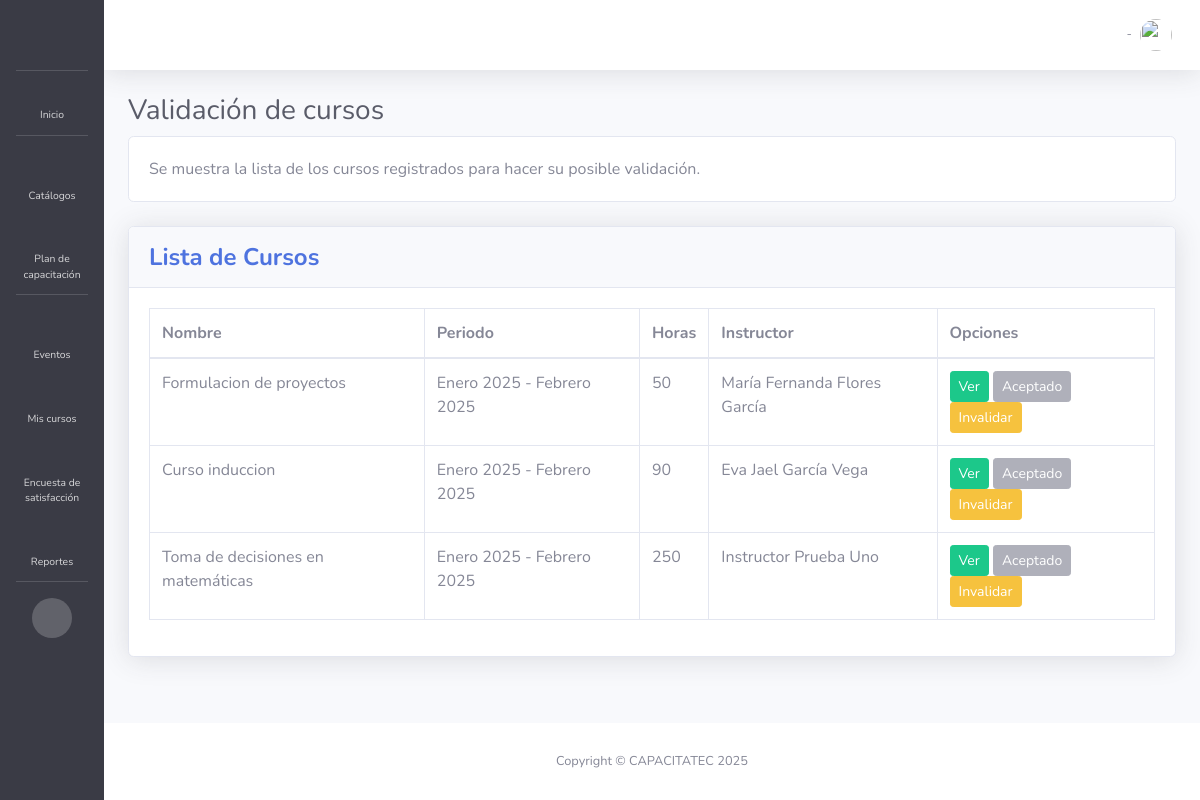
The page /plancapacitacion/validarcursolista/ (signed in) on the database as committed earlier.
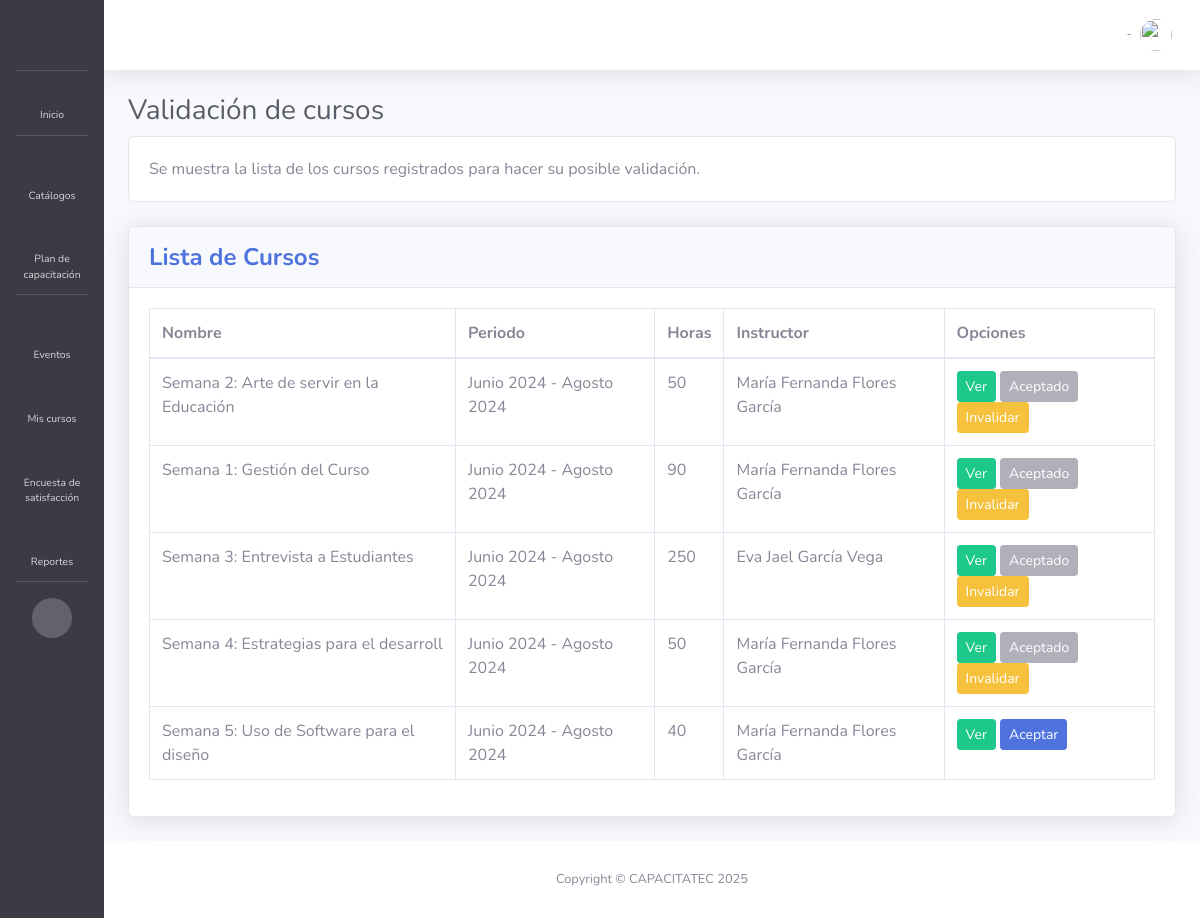
The same page on the database as committed later.
### plancapacitacion/models.py (models this page shows, shortened)
class ValidarCurso(models.Model):
    curso= models.ForeignKey(RegistroCurso, on_delete=models.CASCADE)
    class Meta:
        verbose_name_plural = 'Validación de cursos'

class RegistroCurso(models.Model):
    clave = models.CharField(max_length=10)
    nombre=models.CharField(max_length=40)
    objetivo=models.TextField(max_length=200)
    periodo=models.ForeignKey(Periodo, on_delete=models.CASCADE)
    sede=models.ForeignKey(Sede, on_delete=models.CASCADE)
    horas=models.IntegerField()
    instructor = models.ForeignKey(Instructor, on_delete=models.CASCADE)
    dirigido=models.ForeignKey(Dirigido, on_delete=models.CASCADE)
    perfilCurso=models.ForeignKey(PerfilCurso, on_delete=models.CASCADE)
    aceptado=models.BooleanField (default=False)
    class Meta:
        verbose_name_plural = 'Registro de cursos'
        db_table = 'plancapacitacion_registrocurso'

### catalogos/models.py (models this page shows, shortened)
class Periodo(models.Model):
    clave=models.TextField(max_length=50, blank=True)
    inicioPeriodo=models.DateField()
    finPeriodo=models.DateField()
    def __str__(self):
        return f"{self.clave}"
    class Meta:
        verbose_name_plural = 'Periodos'

class Instructor(models.Model):
    user = models.OneToOneField(CustomUser, on_delete=models.CASCADE)
    clave = models.CharField(max_length=10)
    fechaNac=models.DateField(null=True, blank=True)
    RFC = models.CharField(max_length=13, null=True)
    telefono=models.CharField(max_length=10, null=True)
    def __str__(self):
        return f"{self.user.first_name} {self.user.last_name_paterno} {self.user.last_name_materno}"
    class Meta:
        verbose_name_plural = 'Instructores'

### usuarios/models.py (models this page shows, shortened)
class CustomUser(AbstractUser):
    last_name_paterno = models.CharField(max_length=50, verbose_name="Apellido paterno")
    last_name_materno = models.CharField(max_length=50, verbose_name="Apellido materno")
    curp = models.CharField(max_length=18, unique=True, verbose_name="CURP")
    rol = models.CharField(
        max_length=50,
        choices=[
            ('Docente', 'Docente'),
            ('Instructor', 'Instructor'),
            ('Jefe de Capacitación', 'Jefe de Capacitación'),
            ('Jefe Académico', 'Jefe Académico'),
            ('Subdirección', 'Subdirección')
        ],
        verbose_name="Rol"
    )
    email = models.EmailField(unique=True, verbose_name="Correo electrónico")
    USERNAME_FIELD = 'curp'  #Agregado: Define al CURP como el identificador inicial para permitir el Login con CURP
    objects = CustomUserManager()  # Asigna el nuevo UserManager

### plancapacitacion/views.py (the view)
# urls.py: path('validarcursolista/', views.validarcursolista, name='validarcursolista'),
@login_required(login_url='signin')
@permission_required('plancapacitacion.view_validarcurso', raise_exception=True)
def validarcursolista(request):
    validarcurso = ValidarCurso.objects.select_related('curso', 'curso__periodo', 'curso__instructor').all()
    return render(request, 'validarcursolista.html', {
        'validarcurso': validarcurso,
    })

### plancapacitacion/templates/validarcursolista.html (shortened to what this page needs)
{% extends 'base.html' %}
{% load static %}
{% block styles %}
<link href="../../static/vendor/datatables/dataTables.bootstrap4.min.css" rel="stylesheet">
{% endblock %}
{% block content %}
<h1 class="h3 mb-2 text-gray-800">Validación de cursos </h1>
<div class="card">
    <div class="card-body">
        Se muestra la lista de los cursos registrados para hacer su posible validación.
    </div>
</div><br>
<div class="card shadow mb-4">
    <div class="card-header py-3 d-flex justify-content-between align-items-center">
        <h4 class="m-0 font-weight-bold text-primary">Lista de Cursos</h4>
    </div>
    <div class="card-body">
        {% if validarcurso %}
        <div class="table-responsive">
            <table class="table table-bordered" id="dataTable" width="100%" cellspacing="0">
                <thead>
                    <tr>
                        <th>Nombre</th>
                        <th>Periodo</th>
                        <th>Horas</th>
                        <th>Instructor</th>
                        <th>Opciones</th>
                    </tr>
                </thead>
                <tbody>
                    {% for validar in validarcurso %}
                        <td>{{ validar.curso.nombre }}</td>
                        <td>{{ validar.curso.periodo }}</td>
                        <td>{{ validar.curso.horas }}</td>
                        <td>{{ validar.curso.instructor }}</td>
                        <td>
                            {% if perms.plancapacitacion.view_registrocurso %}
                            <a href="{% url 'validarver' validar.id %}" class="btn btn-success btn-sm">Ver</a>{% endif %}
                            {% if validar.curso.aceptado %}
                            {% if perms.plancapacitacion.change_registrocurso %}
                                <button class="btn btn-secondary btn-sm" disabled>Aceptado</button>
                                <a href="{% url 'invalidar_curso' validar.curso.id %}" class="btn btn-warning btn-sm">Invalidar</a>{% endif %}
                            {% else %}
                            {% if perms.plancapacitacion.change_registrocurso %}
                                <a href="{% url 'aceptar_curso' validar.id %}" class="btn btn-primary btn-sm">Aceptar</a>{% endif %}
                            {% endif %}
                        </td>
                    {% endfor %}
                </tbody>
            </table>
        </div>
        {% else %}
        <p>No hay cursos registrados.</p>
        {% endif %}
    </div>
</div>
{% endblock %}

Rows that differ between the two databases and show on the page:
changed through a linked row, ValidarCurso: curso.nombre "Formulacion de proyectos" → "Semana 2: Arte de servir en la Educación"; curso.periodo "Enero 2025 - Febrero 2025" → "Junio 2024 - Agosto 2024"
changed through a linked row, ValidarCurso: curso.nombre "Curso induccion" → "Semana 1: Gestión del Curso"; curso.periodo "Enero 2025 - Febrero 2025" → "Junio 2024 - Agosto 2024"; curso.instructor "Eva Jael García Vega" → "María Fernanda Flores García"
changed through a linked row, ValidarCurso: curso.nombre "Toma de decisiones en matemáticas" → "Semana 3: Entrevista a Estudiantes"; curso.periodo "Enero 2025 - Febrero 2025" → "Junio 2024 - Agosto 2024"; curso.instructor "Instructor Prueba Uno" → "Eva Jael García Vega"
added ValidarCurso: curso.nombre "Semana 4: Estrategias para el desarroll", curso.periodo "Junio 2024 - Agosto 2024", curso.horas "50", curso.instructor "María Fernanda Flores García", shows "Aceptado"
added ValidarCurso: curso.nombre "Semana 5: Uso de Software para el diseño", curso.periodo "Junio 2024 - Agosto 2024", curso.horas "40", curso.instructor "María Fernanda Flores García", shows "Aceptar"
